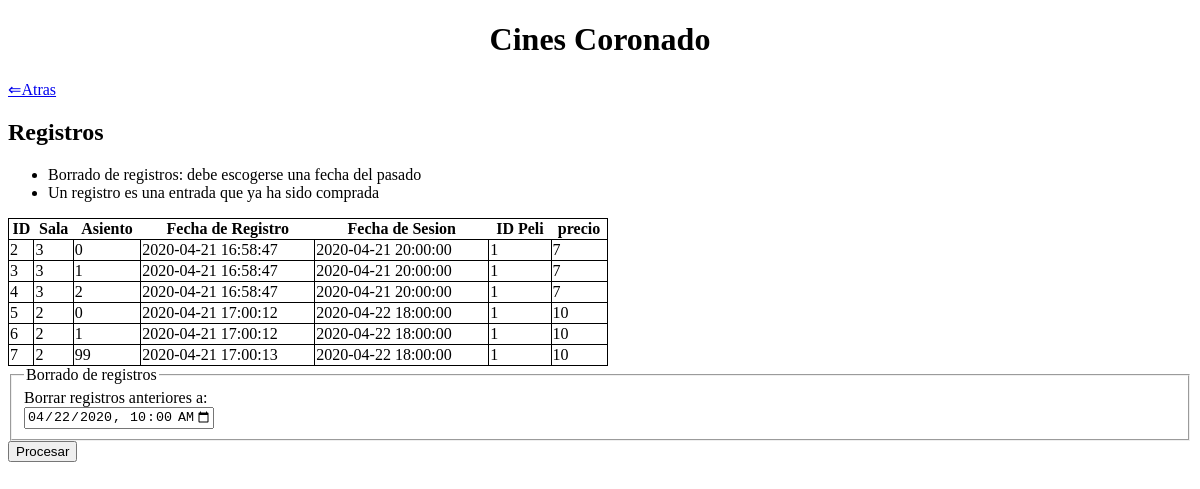
The page /registros.php on the database as committed earlier.
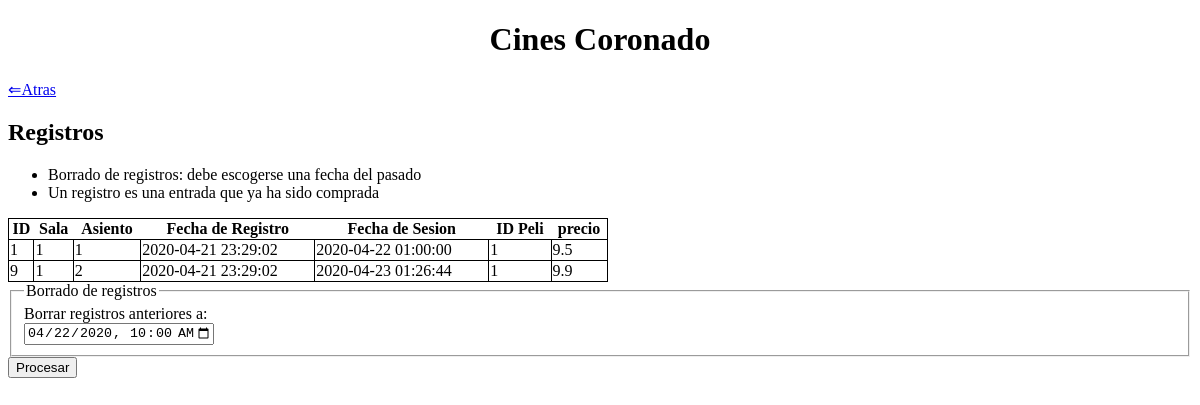
The same page on the database as committed later.
### tables this page shows
CREATE TABLE `registro` (
  `id` int(11) NOT NULL,
  `sesion` datetime NOT NULL,
  `id_sala` int(11) NOT NULL,
  `asiento` int(11) NOT NULL,
  `fecha` timestamp NOT NULL DEFAULT current_timestamp() ON UPDATE current_timestamp()
);

CREATE TABLE `sesion` (
  `fecha` datetime NOT NULL,
  `id_sala` int(11) NOT NULL,
  `id_peli` int(11) NOT NULL,
  `precio` float NOT NULL
);

### includes/DAOs/DAO.php (called while the page is built, shortened)
<?php
class DAO {
    private $mysqli = null;
    public function __construct(){
        if(!$this->mysqli){
            $this->mysqli = new mysqli("localhost", "root", "", "cine_php");
        }
    }
    protected function consultar($sql){
        if ($sql != "") {
            $consulta = $this->mysqli->query($sql) or die ($this->mysqli->error. " en la línea ".(__LINE__-1));
            $tablaDatos = array();
            if (substr($sql, 0, 6) == "SELECT") {
                if ($consulta) {
                    while ($fila = mysqli_fetch_assoc($consulta)){
                        array_push($tablaDatos, $fila);
                    }
                }
            }
            return $tablaDatos;
        }
        else {
            return 0;
        }
    }
}
?>

### includes/controller.php (called while the page is built, shortened)
<?php
require_once(__DIR__ . '/DAOs/registroDAO.php');
class controller{
    private $registroDAO;
    private static $instance = null;
    public function __construct(){
        $this->registroDAO = new registroDAO();
    }
     public static function getInstance() {
        if (null === self::$instance) {
            self::$instance = new self();
        }
        return self::$instance;
    }
    public function selectAllRegistros()
    {
        return $this->registroDAO->selectAll();
    }
}

### includes/config.php (called while the page is built, shortened)
<?php
require_once __DIR__.'/controller.php';
$ctrl = controller::getInstance();
?>

### includes/DAOs/registroDAO.php (called while the page is built, shortened)
<?php
require_once(__DIR__.'/DAO.php');
class registroDAO extends DAO
{
    public function selectAll()
    {
        $query =
        "SELECT r.id as id_registro, r.sesion, r.id_sala, r.asiento, r.fecha as fecha_registro, s.id_peli, s.precio
         FROM registro r
         JOIN sesion s ON r.sesion = s.fecha";
        return $this->consultar($query);
    }
}
?>

### registros.php (the view, shortened to what this page needs)
<?php
	require_once 'includes/config.php';
?>
<!DOCTYPE html>
<html>
<head>
</head>
<body>
	<h1 align="center">Cines Coronado</h1>
	<a href="index.php"> ⇐Atras </a>
	<h2>Registros</h2>
	<ul>
		<li>Borrado de registros: debe escogerse una fecha del pasado</li>
		<li>Un registro es una entrada que ya ha sido comprada</li>
	</ul>
	<?php
	$datos = $ctrl->selectAllRegistros();
	echo
	'<table>
     <tr> <th>ID</th> <th>Sala</th> <th>Asiento</th> <th>Fecha de Registro</th> <th>Fecha de Sesion</th>
          <th>ID Peli</th> <th>precio</th> </tr>';
	foreach ($datos as $valor)
	{
	    echo
	    '<tr>
	    <td>'.$valor['id_registro'].'</td>
        <td>'.$valor['id_sala'].'</td>
        <td>'.$valor['asiento'].'</td>
        <td>'.$valor['fecha_registro'].'</td>
        <td>'.$valor['sesion'].'</td>
        <td>'.$valor['id_peli'].'</td>
        <td>'.$valor['precio'].'</td>
	    </tr>';
	}
	echo '</table>';
	?>
	<form action="procesarRegistro.php" method="post">
		<fieldset>
		<legend>Borrado de registros</legend>
			Borrar registros anteriores a:<br>
            <input type="datetime-local" name="fecha" value=<?php echo substr(date("c", time()), 0, 14)."00";?>
            max=<?php echo substr(date("c", time()), 0, 16);?>><br>
  		</fieldset>
        <input type="submit" name="procesar" value="Procesar">
    </form>
</body>
</html>

### registros.php (style rules this page uses)
table { border: 1px solid black; border-collapse: collapse; width: 600px; }
td { border: 1px solid black; }

Rows that differ between the two databases and show on the page:
removed registro: id "2", id_sala "3", asiento "0", fecha "2020-04-21 16:58:47", sesion "2020-04-21 20:00:00", sesion.id_peli "1", sesion.precio "7"
removed registro: id "3", id_sala "3", asiento "1", fecha "2020-04-21 16:58:47", sesion "2020-04-21 20:00:00", sesion.id_peli "1", sesion.precio "7"
removed registro: id "4", id_sala "3", asiento "2", fecha "2020-04-21 16:58:47", sesion "2020-04-21 20:00:00", sesion.id_peli "1", sesion.precio "7"
removed registro: id "5", id_sala "2", asiento "0", fecha "2020-04-21 17:00:12", sesion "2020-04-22 18:00:00", sesion.id_peli "1", sesion.precio "10"
removed registro: id "6", id_sala "2", asiento "1", fecha "2020-04-21 17:00:12", sesion "2020-04-22 18:00:00", sesion.id_peli "1", sesion.precio "10"
removed registro: id "7", id_sala "2", asiento "99", fecha "2020-04-21 17:00:13", sesion "2020-04-22 18:00:00", sesion.id_peli "1", sesion.precio "10"
added registro: id "1", id_sala "1", asiento "1", fecha "2020-04-21 23:29:02", sesion "2020-04-22 01:00:00", sesion.id_peli "1", sesion.precio "9.5"
added registro: id "9", id_sala "1", asiento "2", fecha "2020-04-21 23:29:02", sesion "2020-04-23 01:26:44", sesion.id_peli "1", sesion.precio "9.9"
